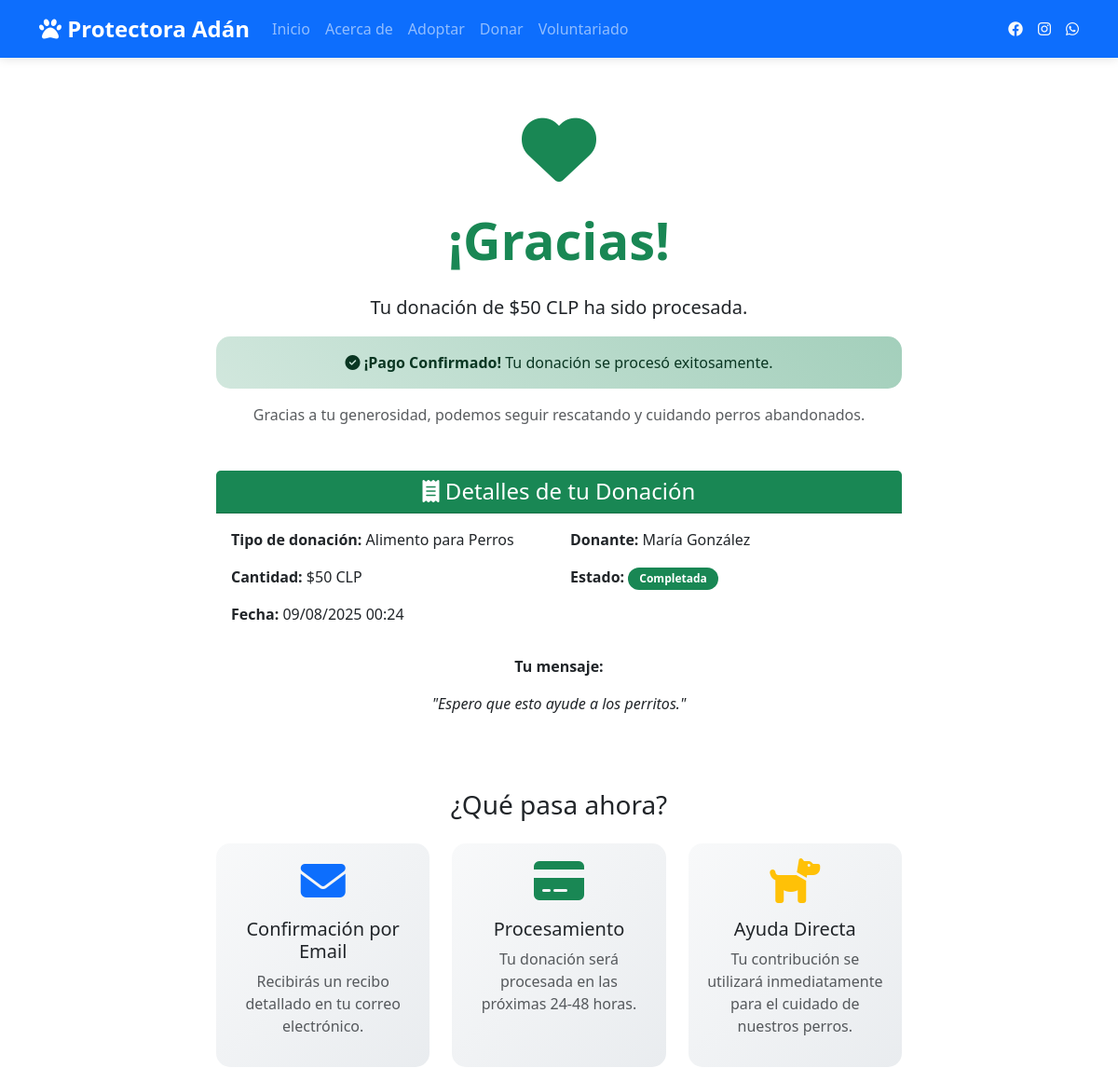
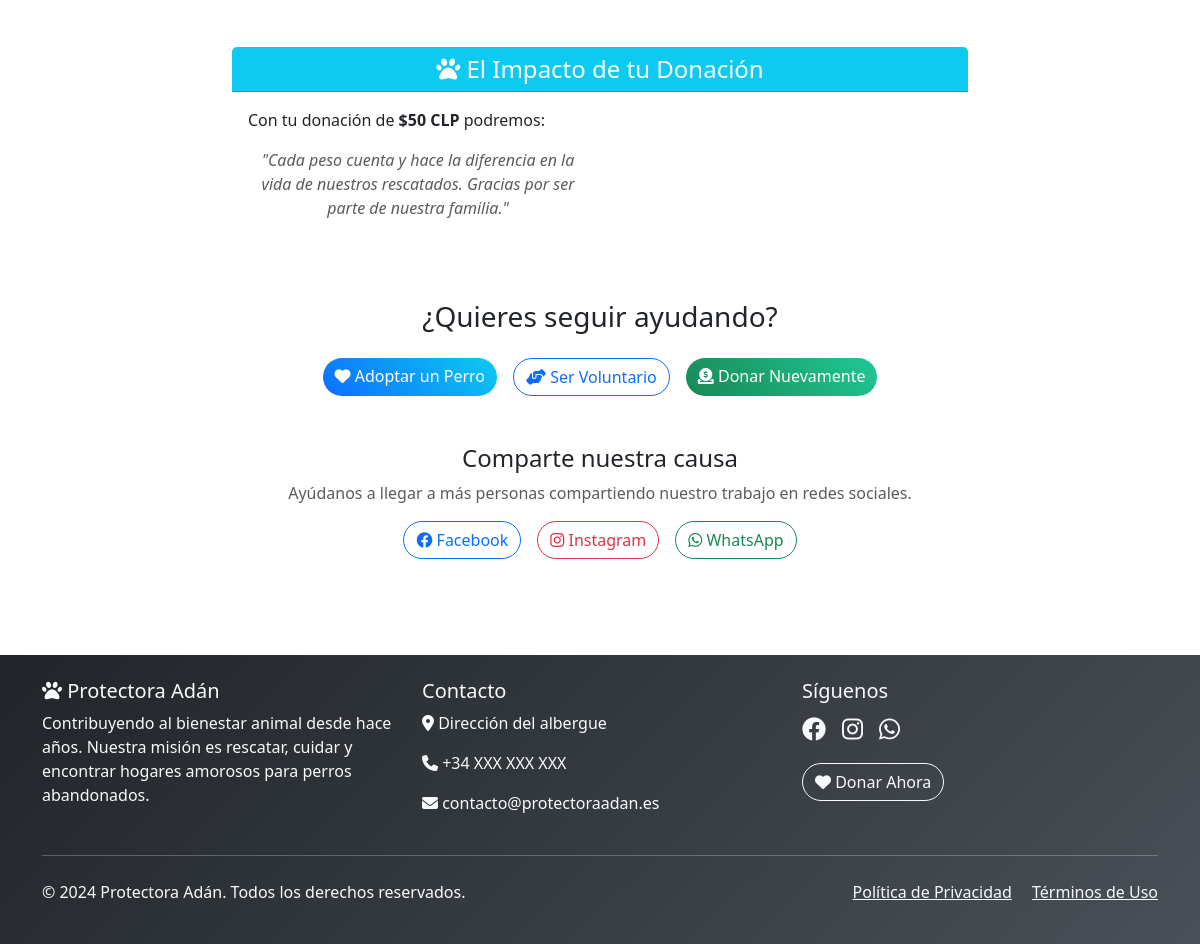
The app's page /donaciones/gracias/1/ with its own data (2 pictures, top to bottom).
### donaciones/models.py (models this page shows, shortened)
class Donacion(models.Model):
    ESTADO_CHOICES = [
        ('pendiente', 'Pendiente'),
        ('procesando', 'Procesando'),
        ('completada', 'Completada'),
        ('cancelada', 'Cancelada'),
        ('rechazada', 'Rechazada'),
    ]
    tipo_donacion = models.ForeignKey(TipoDonacion, on_delete=models.CASCADE)
    nombre_donante = models.CharField(max_length=100)
    email_donante = models.EmailField()
    telefono_donante = models.CharField(max_length=20, blank=True)
    cantidad = models.DecimalField(max_digits=10, decimal_places=2)
    mensaje = models.TextField(blank=True)
    estado = models.CharField(max_length=15, choices=ESTADO_CHOICES, default='pendiente')
    fecha_donacion = models.DateTimeField(auto_now_add=True)
    anonimo = models.BooleanField(default=False)
    token_ws = models.CharField(max_length=200, blank=True, null=True, help_text="Token de WebPay")
    buy_order = models.CharField(max_length=100, blank=True, null=True, help_text="Orden de compra")
    session_id = models.CharField(max_length=100, blank=True, null=True, help_text="ID de sesión")
    webpay_response = models.JSONField(blank=True, null=True, help_text="Respuesta completa de WebPay")
    authorization_code = models.CharField(max_length=50, blank=True, null=True, help_text="Código de autorización")
    transaction_date = models.DateTimeField(blank=True, null=True, help_text="Fecha de transacción WebPay")
    class Meta:
        verbose_name = "Donación"
        verbose_name_plural = "Donaciones"
        ordering = ['-fecha_donacion']

class TipoDonacion(models.Model):
    nombre = models.CharField(max_length=100)
    descripcion = models.TextField()
    precio_sugerido = models.DecimalField(max_digits=10, decimal_places=2, null=True, blank=True)
    imagen = models.ImageField(upload_to='donaciones/', blank=True, null=True)
    activo = models.BooleanField(default=True)
    class Meta:
        verbose_name = "Tipo de donación"
        verbose_name_plural = "Tipos de donaciones"

### donaciones/views.py (the view)
# urls.py: path('gracias/<int:donacion_id>/', views.gracias, name='gracias'),
def gracias(request, donacion_id):
    try:
        donacion = Donacion.objects.get(id=donacion_id)
    except Donacion.DoesNotExist:
        return redirect('donaciones:donar')
    context = {
        'donacion': donacion,
    }
    return render(request, 'donaciones/gracias.html', context)

### templates/donaciones/gracias.html (shortened to what this page needs)
{% extends 'base.html' %}
{% load static %}
{% block content %}
<div class="container py-5">
    <div class="row justify-content-center">
        <div class="col-lg-8 text-center">
            <div class="mb-5">
                <i class="fas fa-heart fa-5x text-success mb-4"></i>
                <h1 class="display-4 fw-bold text-success mb-4">¡Gracias!</h1>
                <p class="lead">Tu donación de <strong>${{ donacion.cantidad|floatformat:0 }} CLP</strong> ha sido procesada.</p>
                {% if donacion.estado == 'completada' %}
                    <div class="alert alert-success">
                        <i class="fas fa-check-circle"></i> <strong>¡Pago Confirmado!</strong>
                        Tu donación se procesó exitosamente.
                    </div>
                {% elif donacion.estado == 'fallida' %}
                    <div class="alert alert-danger">
                        <i class="fas fa-exclamation-circle"></i> <strong>Pago No Procesado</strong>
                        Hubo un problema con el procesamiento del pago.
                    </div>
                {% else %}
                    <div class="alert alert-warning">
                        <i class="fas fa-clock"></i> <strong>Pago Pendiente</strong>
                        Tu donación está siendo procesada.
                    </div>
                {% endif %}
                <p class="text-muted">Gracias a tu generosidad, podemos seguir rescatando y cuidando perros abandonados.</p>
            </div>
            <div class="card mb-5">
                <div class="card-header bg-success text-white">
                    <h4 class="mb-0"><i class="fas fa-receipt"></i> Detalles de tu Donación</h4>
                </div>
                <div class="card-body">
                    <div class="row">
                        <div class="col-md-6 text-start">
                            <p><strong>Tipo de donación:</strong> {{ donacion.tipo_donacion.nombre }}</p>
                            <p><strong>Cantidad:</strong> ${{ donacion.cantidad|floatformat:0 }} CLP</p>
                            <p><strong>Fecha:</strong> {{ donacion.fecha_donacion|date:"d/m/Y H:i" }}</p>
                        </div>
                        <div class="col-md-6 text-start">
                            {% if not donacion.anonimo %}
                            <p><strong>Donante:</strong> {{ donacion.nombre_donante }}</p>
                            {% else %}
                            <p><strong>Donante:</strong> Anónimo</p>
                            {% endif %}
                            <p><strong>Estado:</strong>
                                {% if donacion.estado == 'completada' %}
                                    <span class="badge bg-success">{{ donacion.get_estado_display }}</span>
                                {% elif donacion.estado == 'fallida' %}
                                    <span class="badge bg-danger">{{ donacion.get_estado_display }}</span>
                                {% else %}
                                    <span class="badge bg-warning">{{ donacion.get_estado_display }}</span>
                                {% endif %}
                            </p>
                        </div>
                    </div>
                    {% if donacion.mensaje %}
                    <div class="mt-3">
                        <p><strong>Tu mensaje:</strong></p>
                        <p class="fst-italic">"{{ donacion.mensaje }}"</p>
                    </div>
                    {% endif %}
                </div>
            </div>
            <div class="row mb-5">
                <div class="col-12">
                    <h3 class="mb-4">¿Qué pasa ahora?</h3>
                    <div class="row g-4">
                        <div class="col-md-4">
                            <div class="card border-0 bg-light h-100">
                                <div class="card-body text-center">
                                    <i class="fas fa-envelope fa-3x text-primary mb-3"></i>
                                    <h5>Confirmación por Email</h5>
                                    <p class="text-muted">Recibirás un recibo detallado en tu correo electrónico.</p>
                                </div>
                            </div>
                        </div>
                        <div class="col-md-4">
                            <div class="card border-0 bg-light h-100">
                                <div class="card-body text-center">
                                    <i class="fas fa-credit-card fa-3x text-success mb-3"></i>
                                    <h5>Procesamiento</h5>
                                    <p class="text-muted">Tu donación será procesada en las próximas 24-48 horas.</p>
                                </div>
                            </div>
                        </div>
                        <div class="col-md-4">
                            <div class="card border-0 bg-light h-100">
                                <div class="card-body text-center">
                                    <i class="fas fa-dog fa-3x text-warning mb-3"></i>
                                    <h5>Ayuda Directa</h5>
                                    <p class="text-muted">Tu contribución se utilizará inmediatamente para el cuidado de nuestros perros.</p>
                                </div>
                            </div>
                        </div>
                    </div>
                </div>
            </div>
            <div class="card mb-5 border-info">
                <div class="card-header bg-info text-white">
                    <h4 class="mb-0"><i class="fas fa-paw"></i> El Impacto de tu Donación</h4>
                </div>
                <div class="card-body">
                    <p class="text-start">Con tu donación de <strong>${{ donacion.cantidad|floatformat:0 }} CLP</strong> podremos:</p>
                    <div class="row">
                        <div class="col-md-6">
                            <p class="text-muted fst-italic">
                                "Cada peso cuenta y hace la diferencia en la vida de nuestros rescatados.
                                Gracias por ser parte de nuestra familia."
                            </p>
                        </div>
                    </div>
                </div>
            </div>
            <div class="row">
                <div class="col-12">
                    <h3 class="mb-4">¿Quieres seguir ayudando?</h3>
                    <div class="d-flex flex-wrap gap-3 justify-content-center">
                        <a href="{% url 'adopciones:lista_perros' %}" class="btn btn-primary">
                            <i class="fas fa-heart"></i> Adoptar un Perro
                        </a>
                        <a href="{% url 'core:voluntariado' %}" class="btn btn-outline-primary">
                            <i class="fas fa-hands-helping"></i> Ser Voluntario
                        </a>
                        <a href="{% url 'donaciones:donar' %}" class="btn btn-success">
                            <i class="fas fa-donate"></i> Donar Nuevamente
                        </a>
                    </div>
                </div>
            </div>
            <div class="mt-5">
                <h4>Comparte nuestra causa</h4>
                <p class="text-muted">Ayúdanos a llegar a más personas compartiendo nuestro trabajo en redes sociales.</p>
                <div class="d-flex gap-3 justify-content-center">
                    <a href="#" class="btn btn-outline-primary">
                        <i class="fab fa-facebook"></i> Facebook
                    </a>
                    <a href="#" class="btn btn-outline-danger">
                        <i class="fab fa-instagram"></i> Instagram
                    </a>
                    <a href="#" class="btn btn-outline-success">
                        <i class="fab fa-whatsapp"></i> WhatsApp
                    </a>
                </div>
            </div>
        </div>
    </div>
</div>
{% endblock %}

### static/css/style.css (style rules this page uses)
:root { --primary-color: #0d6efd; --secondary-color: #6c757d; --success-color: #198754; --info-color: #0dcaf0; --warning-color: #ffc107; --danger-color: #dc3545; --light-color: #f8f9fa; --dark-color: #212529; }
.card { transition: transform 0.3s ease, box-shadow 0.3s ease; border: none; border-radius: 15px; }
.btn { border-radius: 25px; font-weight: 500; transition: all 0.3s ease; }
.btn-primary { background: linear-gradient(45deg, var(--primary-color), #0dcaf0); border: none; }
.btn-success { background: linear-gradient(45deg, var(--success-color), #20c997); border: none; }
.bg-light { background: linear-gradient(135deg, #f8f9fa 0%, #e9ecef 100%) !important; }
.badge { border-radius: 20px; padding: 0.5em 1em; }
.alert { border-radius: 15px; border: none; }
.alert-success { background: linear-gradient(45deg, #d1e7dd, #a3cfbb); color: #0a3622; }

### records on screen
Donacion: cantidad "50", tipo_donacion.nombre "Alimento para Perros", fecha_donacion "09/08/2025 00:24", nombre_donante "María González", estado "Completada", mensaje "Espero que esto ayude a los perritos."
